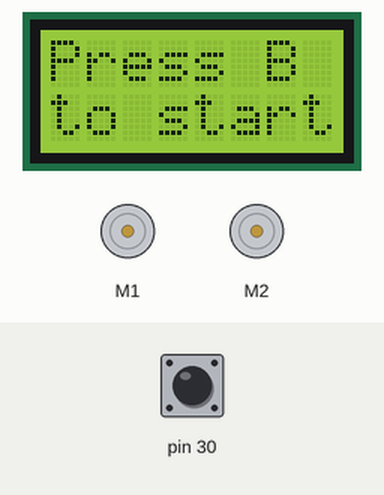
This sketch was run on a simulated Arduino Leonardo, built with avr-gcc and run on an emulated ATmega32U4. Parts: 8×2 character LCD, 2 × DC motor (green arrow = forward, orange = backward, longer = faster). The test bench sets the inputs (shaded band); at power-on: pin 30 HIGH.

Above: at 1.2 s.
1.3 s: pin 30 pulled LOW for 0.15 s
At 3.6 s:
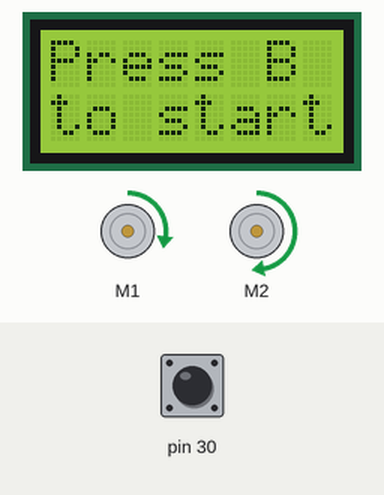
7.4 s: pin 30 pulled LOW for 1 s
At 12.8 s:
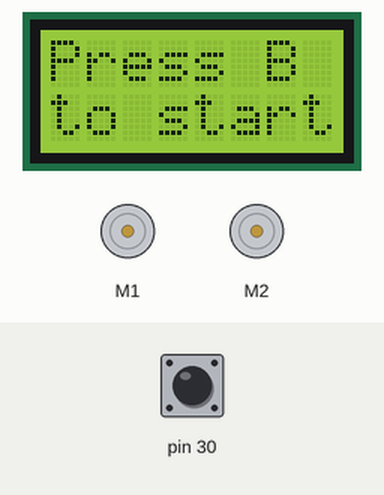
Timing chart, 0 to 14.3 s (numbered marks = the images above; inputs shaded):
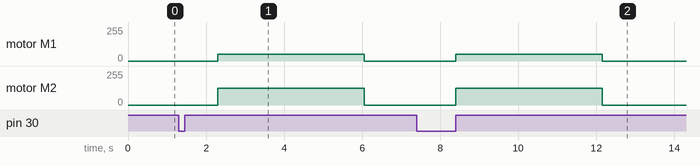

The sketch:

Sirkel.ino
```cpp
#include <Zumo32U4.h> //Including Zumo library

//Calling motors, buttonC og LCD
Zumo32U4Motors motors;
Zumo32U4ButtonB buttonB;
Zumo32U4LCD lcd;

void setup() {
  // writing to LCD
  lcd.clear();
  lcd.print("Press B");
  lcd.gotoXY(0,1);
  lcd.print("to start");
}

void loop() {
     // boolean variable buttonPress
  bool buttonPress = buttonB.getSingleDebouncedPress();
   // if - function that runs if buttonPress = true
  if(buttonPress) {
    delay (1000); // delay to give user time to remove finger from button
  motors.setSpeeds(80, 200); //Begynne svingen
  delay(3750);
  motors.setSpeeds(0, 0); // stops car entirely
 }
}
```

Measured:
- after the input at 1.3 s, motor M1: stopped → forward 51/255 after 1.0 s, → stopped 3.8 s later; motor M2: stopped → forward 127/255 after 1.0 s, → stopped 3.8 s later
- after the input at 7.4 s, motor M1: stopped → forward 51/255 after 1.0 s, → stopped 3.8 s later; motor M2: stopped → forward 127/255 after 1.0 s, → stopped 3.8 s later
